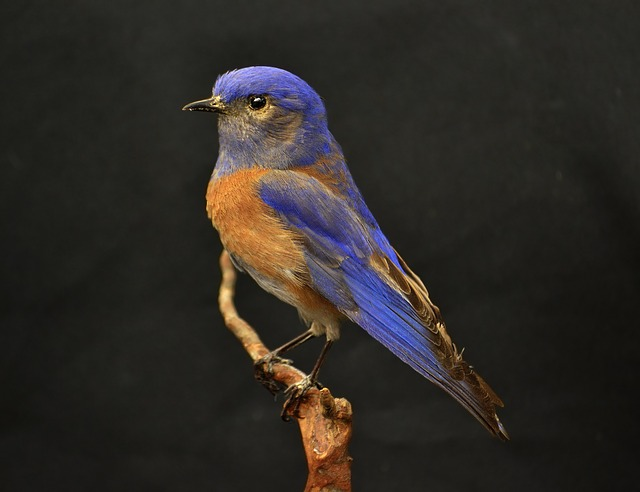
#> input picture assignment1/images/bird.jpg, 640 x 492 px
$ python exercise2e.py   (older library calls are emulated)
#> lines starting #> are read from the running program, lines starting #| are printed output that depends on the picture
### assignment1/UZ_utils.py
"""
Before the first run, you need to have all necessary Python packages installed. For
that we highly recommend firstly creating Virtual Environment, to have your
development environment seperated from other projects (https://docs.python.org/3/tutorial/venv.html).

In system terminal then run: "pip install numpy opencv-python matplotlib Pillow"
"""

import numpy as np
import cv2
from matplotlib import pyplot as plt
from PIL import Image


def imread(path):
    """
    Reads an image in RGB order. Image type is transformed from uint8 to float, and
    range of values is reduced from [0, 255] to [0, 1].
    """
#> called with path = 'images/bird.jpg'
    I = Image.open(path).convert('RGB')  # PIL image.
#> I is the input picture: PIL image 640x492 RGB; mean R, G, B 46.1, 42.1, 37.6
    I = np.asarray(I)  # Converting to Numpy array.
    I = I.astype(np.float64) / 255
#> I: shape (492, 640, 3) float64
    return I


# [54 lines left out: functions imread_gray, imshow, signal_show, convolve, not called in this run]


# [25 lines that do not run on import are left out]

### assignment1/exercise2e.py
import numpy as np
import cv2
from matplotlib import pyplot as plt
from PIL import Image

from UZ_utils import *

# e) ----------------------------------------------------------------------------
# Create a mask of the image bird.jpg with Otsu`s method` threshold
def myhist(I):
    H = np.zeros(256) # Creation of the array that will contain the values of the histogram
    I.reshape(-1) # Transform I into a 1D array

    # Max and min values in I
    Imax = np.max(I)
    Imin = np.min(I)

    lim = (Imax - Imin)/256

    for x in range(256):
        for i in range(I.shape[0]):
            for j in range(I.shape[1]):
                lim_inf = (x*lim) + Imin
                lim_sup = (x+1) * lim + Imin

                if (lim_inf <= I[i,j] and I[i,j] < lim_sup):
                    H[x] = H[x] + 1

    return H

# Image
Img = imread('images/bird.jpg') # --> Image values are from [0,1] float
# Change to [0, 255]
Img = Img * 255
Img = Img.astype(np.uint8)
# Gray image
I_gray = ((Img[:,:,0] + Img[:,:,1] + Img[:,:,2]) / 3)
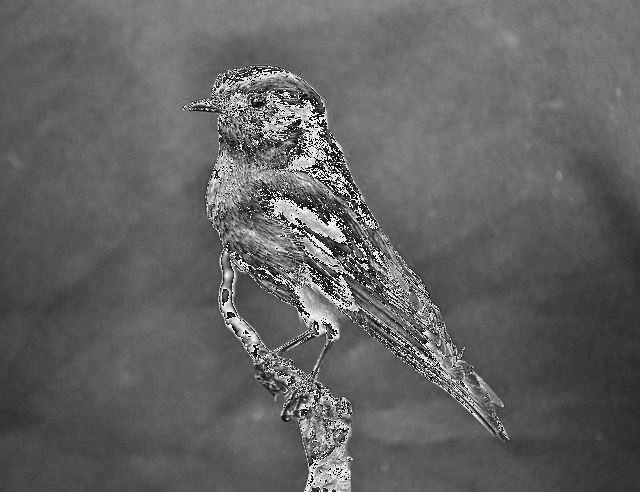
#> I_gray: shape (492, 640) float64; min 0, max 85, mean 32.9; drawn with min black and max white

# Otsu's method
# 1. Histrogram of the image
Hist = myhist(I_gray)
#> in myhist, `Imax = np.max(I)`: Imax = 85
#> in myhist, `Imin = np.min(I)`: Imin = 0
#> in myhist, `lim = (Imax - Imin)/256`: lim = 0.332
#> after the loop in myhist, `for x in range(256):`: H = 256 values, max 16580 at index 90, min 0 at index 255, mean 1229.2
#> Hist has the same summary as H in myhist
# 2. Normalized Hist / Probability of each intensity
Hist_normalized = Hist / (I_gray.shape[0] * I_gray.shape[1])
#> Hist_normalized = 256 values, max 0.0527 at index 90, min 0 at index 255, mean 0.0039
# 3. Cumulative probability -> Probability + Previous ones
cum_prob = np.cumsum(Hist_normalized)
#> cum_prob = 256 values from 0.0006 to 0.999
# 4. Cumulative means -> (Intensity values * Probabilities) + Previous ones
i_values = np.arange(256)
cum_means = np.cumsum(i_values * Hist_normalized)
#> cum_means = 256 values from 0 to 98.6
